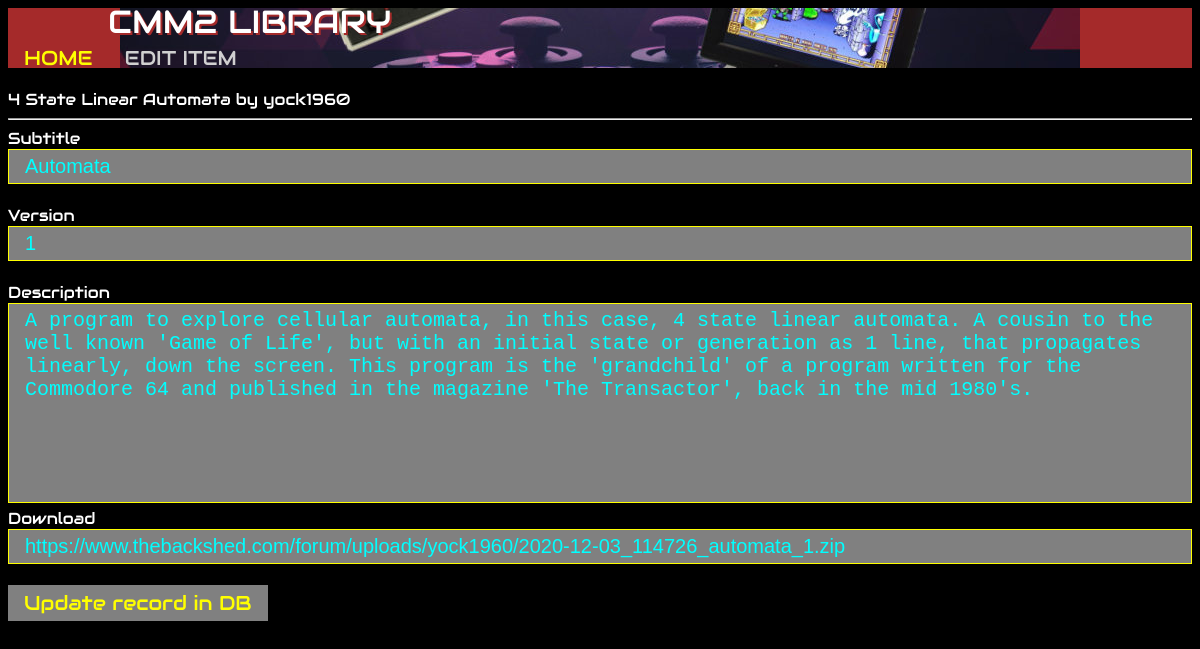
The page /editApp.php?id=48 on the database its author committed.
### tables this page shows
CREATE TABLE IF NOT EXISTS `apps` (
  `id` int(11) NOT NULL AUTO_INCREMENT,
  `title` varchar(200) NOT NULL,
  `version` varchar(200) NOT NULL,
  `changed` timestamp NOT NULL DEFAULT CURRENT_TIMESTAMP,
  `author` int(11) NOT NULL DEFAULT '1',
  `scr_path` varchar(200) NOT NULL,
  `subtitle` varchar(200) NOT NULL,
  `description` varchar(2000) NOT NULL,
  `link` varchar(200) NOT NULL,
  `category` varchar(200) NOT NULL DEFAULT '1',
  `rating` int(11) NOT NULL DEFAULT '0',
  `enabled` tinyint(1) NOT NULL DEFAULT '1',
  PRIMARY KEY (`id`),
  KEY `title` (`title`,`changed`,`author`,`category`),
  KEY `title_2` (`title`),
  KEY `changed` (`changed`),
  KEY `category` (`category`)
);

CREATE TABLE IF NOT EXISTS `authors` (
  `id` int(11) NOT NULL AUTO_INCREMENT,
  `author` varchar(200) NOT NULL,
  `contact` varchar(200) DEFAULT NULL,
  `items` int(11) NOT NULL DEFAULT '0',
  PRIMARY KEY (`id`),
  UNIQUE KEY `author_4` (`author`),
  UNIQUE KEY `id` (`id`),
  UNIQUE KEY `id_2` (`id`),
  KEY `author` (`author`),
  KEY `author_2` (`author`),
  KEY `author_3` (`author`)
);

### editApp.php (the view, shortened to what this page needs)
<!DOCTYPE html>
<html>
<head>
</head>
<body>
<div class="navbar">
	<a href="index.php">HOME</a>
	<div>EDIT ITEM</div>
</div>
<div style="text-shadow: 2px 2px brown;font-family: 'Audiowide', sans-serif;line-height: 90%;padding-left: 100px;position: fixed; color: White; margin-top: -60px;font-size: 32px;">
CMM2 LIBRARY
</div>
	<?php
		if(isset($_GET['id']))
		{
			$id = intval($_GET['id']);
			$sql= "SELECT * FROM apps WHERE id=" . $id;
			$result = mysql_query($sql) or die('Query failed: ' . mysql_error());
			if ($result)
				if ($row = mysql_fetch_assoc($result))
				{
					$title = $row['title'];
					$subtitle = $row['subtitle'];
					$version = $row['version'];
					$description = $row['description'];
					$description = str_replace("<br>", "\n", $description);
					$description = str_replace("<p>", "\n\n", $description);
					$link = $row['link'];
					$author = '???';
					$sql= 'SELECT * FROM authors WHERE id=' . $row['author'];
					$result = mysql_query($sql) or die('Query failed: ' . mysql_error());
					if ($result)
						if ($row1 = mysql_fetch_assoc($result))
							$author = $row1['author'];
					echo '<br>';
					echo $title . ' by ' . $author . '<br>';
					echo '<hr>';
					$cururi = $_SERVER['REQUEST_URI'];
					echo '<form name="editPrg" action="editExistingApp.php?id=' . $id . '&url=' . $cururi . '" onsubmit="return validateForm()" method="post" enctype="multipart/form-data">';
					echo 'Subtitle<br><input type="text" name="subtitle" value="' . $subtitle . '">&nbsp;&nbsp;&nbsp;<br>';
					echo 'Version<br><input type="text" name="version" value="' . $version . '">&nbsp;&nbsp;&nbsp;<br>';
					echo 'Description<br><textarea name="description" rows="25" cols="80" style="resize:none">' . $description . '</textarea><br>';
					echo 'Download<br><input type="text" name="link" value="' . $link . '">&nbsp;&nbsp;&nbsp;<br>';
					echo '<input id="submit" type="submit" value="Update record in DB" onmouseover="submitOver()" onmouseout="submitOut()">';
					echo '</form>';
				}
  	}
  ?>
</body>
</html>

### editApp.php (style rules this page uses)
input[type=text] { background-color: gray; color: cyan; width: 100%; padding: 5px 16px; border: 1px solid yellow; box-sizing: border-box; font-size: 20px; }
textarea { width: 100%; height: 200px; padding: 5px 16px; box-sizing: border-box; border: 1px solid yellow; color: cyan; font-size: 20px; background-color: gray; resize: none; }
input[type="submit"] { background-color: gray; border: none; color: yellow; padding: 5px 16px; text-decoration: none; font-size: 20px; cursor: pointer; font-family: 'Audiowide', sans-serif; }
body { background-color: Black; color: White; font-family: 'Audiowide', sans-serif; }
.navbar { overflow: hidden; margin-right: 5px; background-image: url("banner.jpg"); background-repeat: no-repeat; background-size: auto; background-position: center; background-color: Brown; position: sticky; top: 0; height: 60px; width: 100%; }
.navbar a { float: left; display: fixed; color: yellow; text-align: center; margin-top: 32px; padding: 5px 16px; text-decoration: none; font-size: 20px; }
.navbar div { float: left; display: fixed; color: #d0d0d0; text-align: center; margin-top: 32px; padding: 5px 16px; text-decoration: none; font-size: 20px; }

### rows shown on the page
apps: title "4 State Linear Automata", subtitle "Automata", version "1", description "A program to explore cellular automata, in this case, 4 state linear automata. A cousin to the well known 'Game of Life', but with an initial state or generation as 1 line, that propagates linearly, down the screen. This program is the 'grandchild' of a program written for the Commodore 64 and published in the magazine 'The Transactor', back in the mid 1980's.", link "https://www.thebackshed.com/forum/uploads/yock1960/2020-12-03_114726_automata_1.zip"
authors: author "yock1960"
